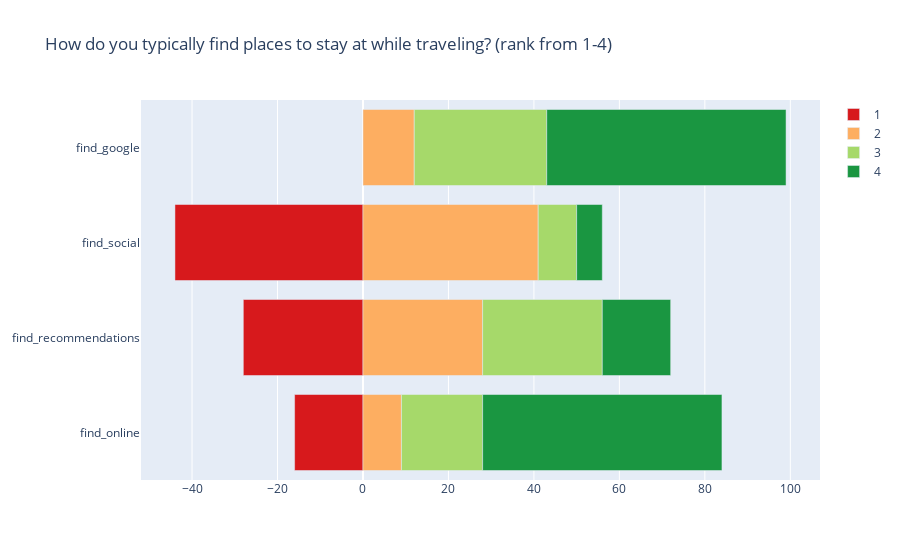

The code cell stored with this chart in its notebook:
### Code cell
# sort by desired column
findplaces_df = findplaces_df.sort_values(by=1, ascending = False)

# initalized figure
fig = go.Figure()


for column in findplaces_df.columns:
    fig.add_trace(go.Bar(
        x = findplaces_df[column],
        y = findplaces_df.index,
        name = column,
        orientation = 'h',
        marker_color = cl.scales[str(len(category_order))]['div']['RdYlGn'][category_order.index(column)],

    ))

fig.update_layout(
    barmode = 'relative',
    title = 'How do you typically find places to stay at while traveling? (rank from 1-4)'
)
fig.show()

### Figure 1 — Plotly figure (JSON) as saved in the notebook; plotly's stock layout.template omitted (floating-point values rounded to 4 significant figures)
{"data": [{"marker": {"color": "rgb(215,25,28)"}, "name": "1", "orientation": "h", "type": "bar", "x": [-16, -28, -44, null], "y": ["find_online", "find_recommendations", "find_social", "find_google"]}, {"marker": {"color": "rgb(253,174,97)"}, "name": "2", "orientation": "h", "type": "bar", "x": [9, 28, 41, 12], "y": ["find_online", "find_recommendations", "find_social", "find_google"]}, {"marker": {"color": "rgb(166,217,106)"}, "name": "3", "orientation": "h", "type": "bar", "x": [19, 28, 9, 31], "y": ["find_online", "find_recommendations", "find_social", "find_google"]}, {"marker": {"color": "rgb(26,150,65)"}, "name": "4", "orientation": "h", "type": "bar", "x": [56, 16, 6, 56], "y": ["find_online", "find_recommendations", "find_social", "find_google"]}], "layout": {"autosize": true, "barmode": "relative", "title": {"text": "How do you typically find places to stay at while traveling? (rank from 1-4)"}, "xaxis": {"autorange": true, "range": [-51.94, 106.9], "type": "linear"}, "yaxis": {"autorange": true, "range": [-0.5, 3.5], "type": "category"}}}
